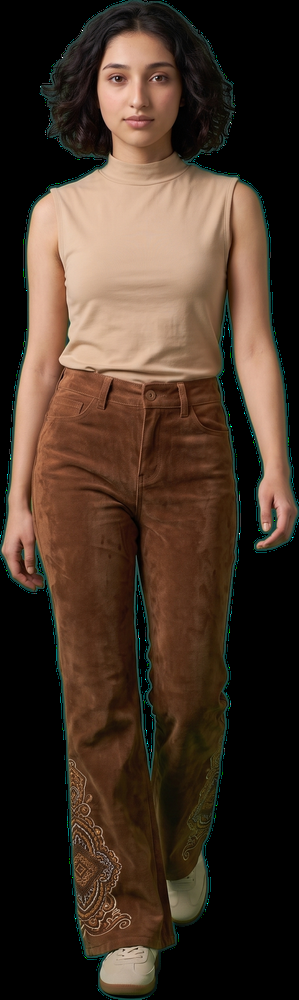
#> input picture assets/video/final/reveals/reveal-beige.png, 299 x 1000 px, shrunk from 728 x 2437 before the run; its folder holds only this picture in this run
$ python reveals.py
#> lines starting #> are read from the running program, lines starting #| are printed output that depends on the picture; after the words box and inside, x2 and y2 are one past the last pixel; in counts of white or black regions, pixels touching at a corner belong together
"""Measure each reveal so the four can be matched to one camera.

Fitting a cut-out by its bounding box makes an outstretched arm shrink the whole
figure, and a half-body plate scale up to meet a full-length one. Head height
does neither: it is the same for a person whatever they are doing with their
arms, and it is the thing the eye actually reads as camera distance. So measure
the head, and let the scene scale on that and hang every figure from the crown.
"""
import cv2, numpy as np, glob, json, os

def measure(path):
    a = cv2.imread(path, cv2.IMREAD_UNCHANGED)[:, :, 3]
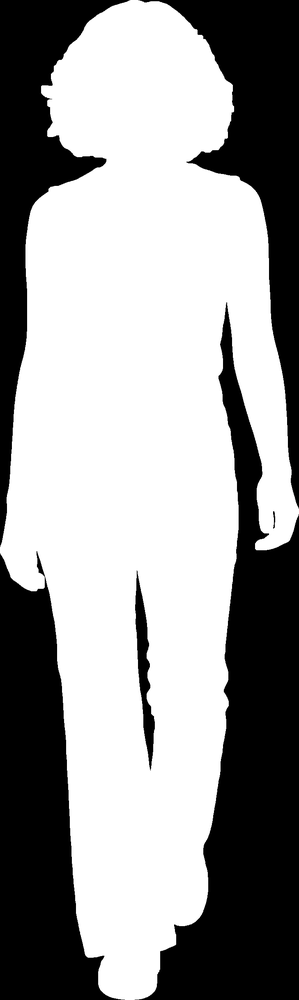
#> a: shape (1000, 299); min 0, max 255, mean 154.3
    H, W = a.shape
#> H = 1000; W = 299
    solid = (a > 128)
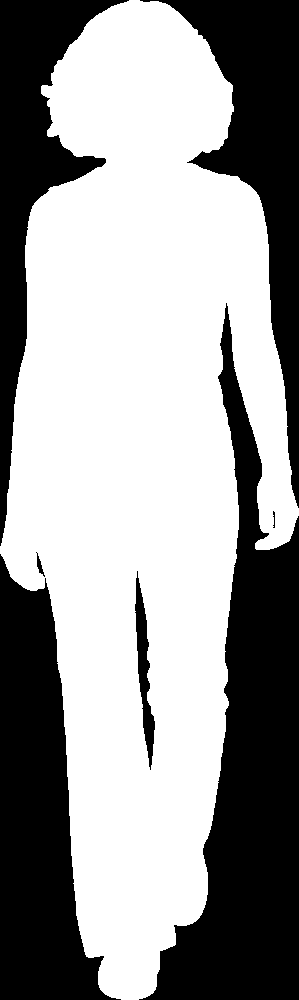
#> solid: shape (1000, 299) bool; 60.5% white; 7 black regions, largest, box (x1, y1, x2, y2) and area: (139, 303, 299, 1000) 44525, (0, 554, 121, 1000) 29260, (140, 0, 299, 508) 22713
    w = solid.sum(1).astype(float)
#> w = 1000 values, max 273 at index 508, min 11 at index 0, mean 180.9
    w = cv2.GaussianBlur(w.reshape(-1, 1), (0, 0), 5).ravel()
#> w = 1000 values, max 271 at index 509, min 39.55 at index 999, mean 180.9

    top = int(np.argmax(w > W * 0.02))                 # crown
#> top = 0
    lim = top + max(20, int(H * 0.32))
#> lim = 320
    # the head swells to its widest, the neck pinches below it, the shoulders
    # flare out again. Take the widest point of the head, then the narrowest
    # point between it and a third of the way down: that trough is the neck.
    seg = w[top:lim]
#> seg = 320 values, max 244 at index 257, min 45.61 at index 0, mean 183.6
    if len(seg) < 12: return None
    crown = int(np.argmax(seg[:max(4, len(seg) // 2)]))
#> crown = 92
    neck = crown + int(np.argmin(seg[crown:]))
#> neck = 162
    headH = max(neck, int(H * 0.04))
#> headH = 162

    # torso centre, not bbox centre - what we want under the canvas midline
    lo, hi = top + headH, min(H, top + headH * 4)
#> lo = 162; hi = 648
    ys, xs = np.where(solid[lo:hi])
    torsoCx = float(xs.mean() / W) if len(xs) else 0.5
#> torsoCx = 0.476

    return {'w': W, 'h': H, 'headTop': int(top), 'headH': int(headH),
            'torsoCx': round(torsoCx, 4), 'heads': round(H / headH, 2)}

out = {}
for p in sorted(glob.glob('assets/video/final/reveals/*.png')):
    k = os.path.splitext(os.path.basename(p))[0]
    out[k] = measure(p)
    m = out[k]
#> m = {'w': 299, 'h': 1000, 'headTop': 0, 'headH': 162, 'torsoCx': 0.476, 'heads': 6.17}
    print(f'{k:14s} {m["w"]}x{m["h"]}  headH {m["headH"]:4d}  '
          f'= {m["heads"]:5.2f} heads tall   torsoCx {m["torsoCx"]}')
#| reveal-beige   299x1000  headH  162  =  6.17 heads tall   torsoCx 0.4765
json.dump(out, open('tools/paint/reveals.json', 'w'), indent=1)

$ run again, on assets/video/final/reveals/reveal-white.png
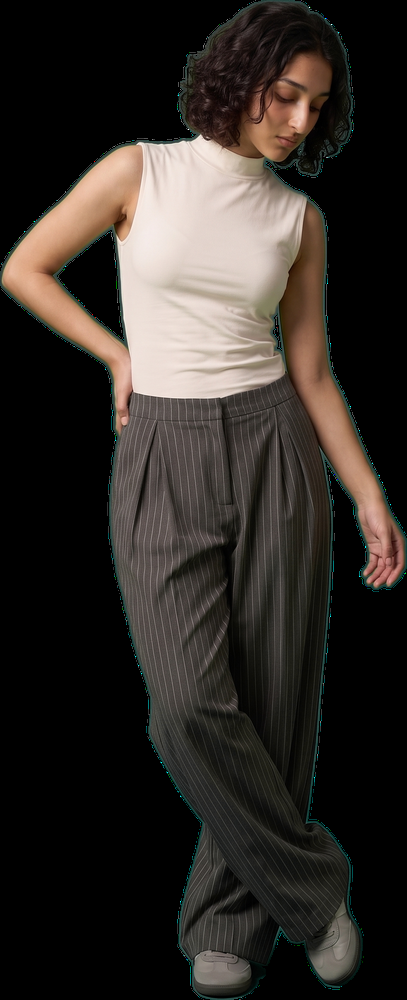
#> input picture assets/video/final/reveals/reveal-white.png, 407 x 1000 px, shrunk from 955 x 2345 before the run
#> in measure, `a = cv2.imread(path, cv2.IMREAD_UNCHANGED)[:, :, 3]`:
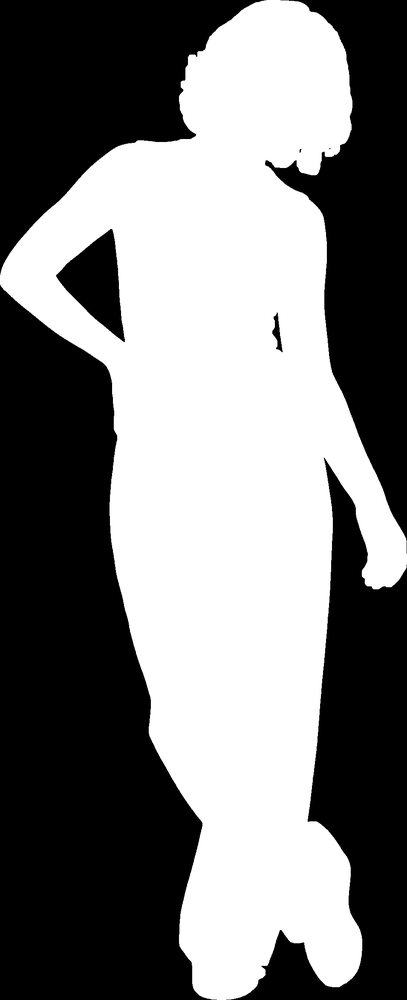
#> a: shape (1000, 407); min 0, max 255, mean 123.3
#> solid: shape (1000, 407) bool; 48.4% white; 1 white region, box (x1, y1, x2, y2) and area: (0, 0, 407, 1000) 196819
#> in measure, `w = solid.sum(1).astype(float)`: w = 1000 values, max 295 at index 228, min 19 at index 999, mean 196.8
#> in measure, `w = cv2.GaussianBlur(w.reshape(-1, 1), (0, 0), 5).ravel()`: w = 1000 values, max 292 at index 229, min 42.22 at index 999, mean 196.8
#> top = 0
#> lim = 320
#> seg = 320 values, max 292 at index 229, min 51.04 at index 0, mean 205.6
#> crown = 153
#> neck = 175
#> hi = 700
#> torsoCx = 0.53
#> m = {'w': 407, 'h': 1000, 'headTop': 0, 'headH': 175, 'torsoCx': 0.53, 'heads': 5.71}
#| reveal-white   407x1000  headH  175  =  5.71 heads tall   torsoCx 0.5305
